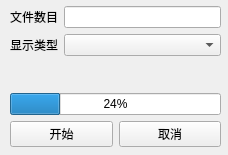
<?xml version="1.0" encoding="UTF-8"?>
<ui version="4.0">
 <class>QtProgress</class>
 <widget class="QWidget" name="QtProgress">
  <property name="geometry">
   <rect>
    <x>0</x>
    <y>0</y>
    <width>228</width>
    <height>155</height>
   </rect>
  </property>
  <property name="windowTitle">
   <string>Form</string>
  </property>
  <widget class="QWidget" name="">
   <property name="geometry">
    <rect>
     <x>10</x>
     <y>6</y>
     <width>211</width>
     <height>141</height>
    </rect>
   </property>
   <layout class="QVBoxLayout" name="verticalLayout">
    <item>
     <layout class="QFormLayout" name="formLayout">
      <item row="0" column="0">
       <widget class="QLabel" name="label">
        <property name="text">
         <string>文件数目</string>
        </property>
       </widget>
      </item>
      <item row="0" column="1">
       <widget class="QLineEdit" name="lineEdit"/>
      </item>
      <item row="1" column="0">
       <widget class="QLabel" name="label_2">
        <property name="text">
         <string>显示类型</string>
        </property>
       </widget>
      </item>
      <item row="1" column="1">
       <widget class="QComboBox" name="comboBox"/>
      </item>
     </layout>
    </item>
    <item>
     <widget class="QProgressBar" name="progressBar">
      <property name="value">
       <number>24</number>
      </property>
     </widget>
    </item>
    <item>
     <layout class="QHBoxLayout" name="horizontalLayout">
      <item>
       <widget class="QPushButton" name="pushButton">
        <property name="text">
         <string>开始</string>
        </property>
       </widget>
      </item>
      <item>
       <widget class="QPushButton" name="pushButton_2">
        <property name="text">
         <string>取消</string>
        </property>
       </widget>
      </item>
     </layout>
    </item>
   </layout>
  </widget>
 </widget>
 <resources/>
 <connections/>
</ui>
